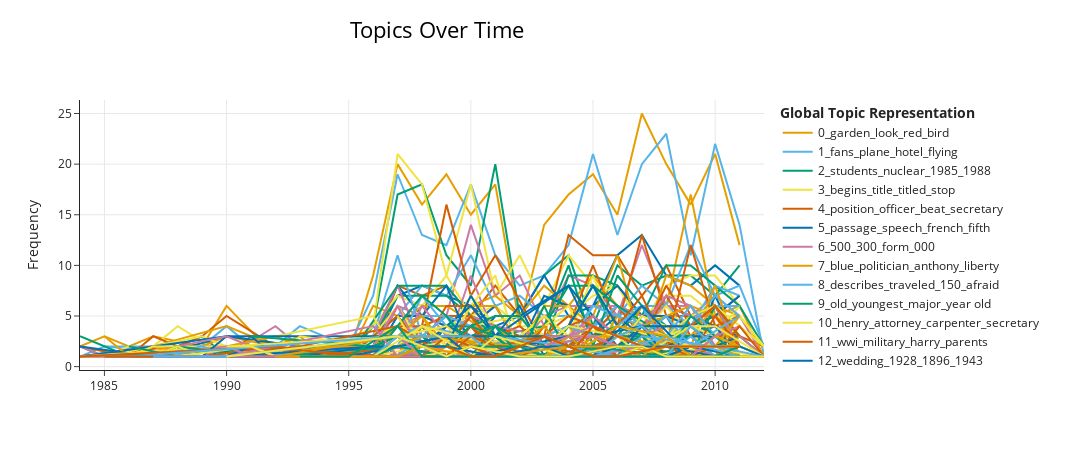

The cell this chart's notebook holds for it:
### Code cell
# Convert 'Air Date' to a year and create a simple text column
df["year"] = pd.to_datetime(df["Air Date"], errors="coerce").dt.year
df["notes"] = df["Question"].astype(str).str.strip()  # rename for consistency

# drop rows with missing year (if any) and reset index
df_reduced = df.dropna(subset=["year"]).reset_index(drop=True)

# create your input lists
documents_red = df_reduced["notes"].tolist()
years = df_reduced["year"].astype(int).tolist()

print(f"Number of documents: {len(documents_red)}")
print(f"Number of years: {len(years)}")

# generate topic assignments and topics over time ---
updated_topics, _ = topic_model.transform(documents_red)

topics_over_time = topic_model.topics_over_time(
    documents_red, years, updated_topics
)

# --- visualize ---
topic_model.visualize_topics_over_time(topics_over_time, title="Topics Over Time")
